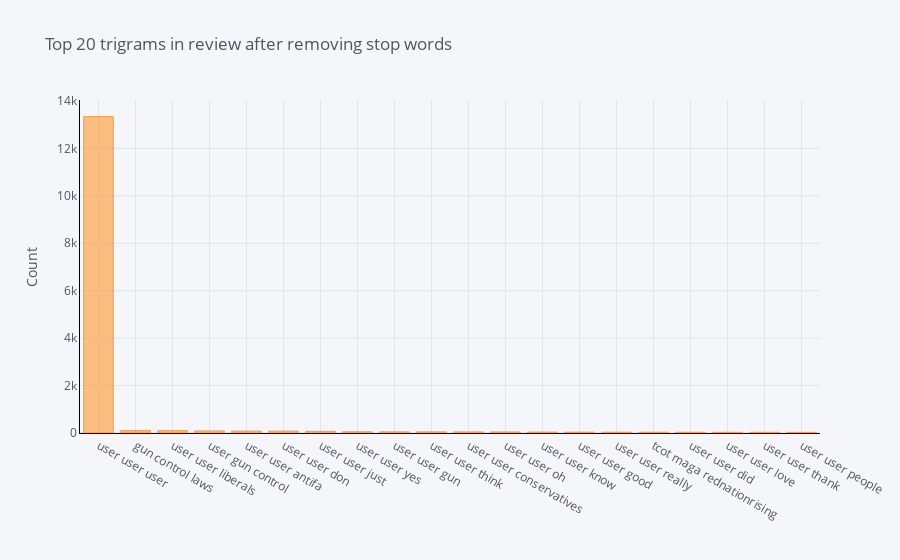

The cell this chart's notebook holds for it:
### Code cell
df6.groupby('ReviewText').sum()['count'].sort_values(ascending=False).iplot(
    kind='bar', yTitle='Count', linecolor='black', title='Top 20 trigrams in review after removing stop words')

### Figure 1 — Plotly figure (JSON) as saved in the notebook; plotly's stock layout.template omitted (floating-point values rounded to 4 significant figures)
{"data": [{"name": "count", "text": "", "y": [13338, 102, 99, 87, 81, 78, 71, 52, 48, 48, 45, 44, 39, 36, 34, 33, 31, 29, 29, 28], "marker": {"color": "rgba(255, 153, 51, 0.6)", "line": {"color": "rgba(255, 153, 51, 1.0)", "width": 1}}, "x": ["user user user", "gun control laws", "user user liberals", "user gun control", "user user antifa", "user user don", "user user just", "user user yes", "user user gun", "user user think", "user user conservatives", "user user oh", "user user know", "user user good", "user user really", "tcot maga rednationrising", "user user did", "user user love", "user user thank", "user user people"], "type": "bar", "orientation": "v"}], "layout": {"title": {"text": "Top 20 trigrams in review after removing stop words", "font": {"color": "#4D5663"}}, "paper_bgcolor": "#F5F6F9", "plot_bgcolor": "#F5F6F9", "yaxis": {"tickfont": {"color": "#4D5663"}, "title": {"text": "Count", "font": {"color": "#4D5663"}}, "showgrid": true, "zerolinecolor": "#E1E5ED", "gridcolor": "#E1E5ED", "linecolor": "black"}, "xaxis": {"tickfont": {"color": "#4D5663"}, "title": {"text": "", "font": {"color": "#4D5663"}}, "showgrid": true, "zerolinecolor": "#E1E5ED", "gridcolor": "#E1E5ED", "linecolor": "black"}, "legend": {"bgcolor": "#F5F6F9", "font": {"color": "#4D5663"}}}}
